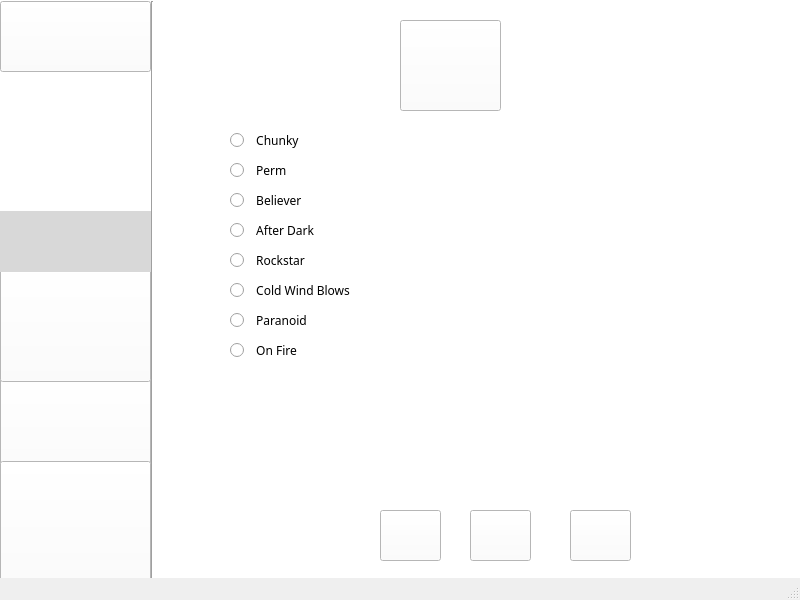
<?xml version="1.0" encoding="UTF-8"?>
<ui version="4.0">
 <class>MainWindow</class>
 <widget class="QMainWindow" name="MainWindow">
  <property name="geometry">
   <rect>
    <x>0</x>
    <y>0</y>
    <width>800</width>
    <height>600</height>
   </rect>
  </property>
  <property name="windowTitle">
   <string>MainWindow</string>
  </property>
  <widget class="QWidget" name="centralwidget">
   <widget class="QLabel" name="label">
    <property name="geometry">
     <rect>
      <x>0</x>
      <y>211</y>
      <width>151</width>
      <height>61</height>
     </rect>
    </property>
    <property name="font">
     <font>
      <family>Arial Rounded MT Bold</family>
      <pointsize>12</pointsize>
     </font>
    </property>
    <property name="styleSheet">
     <string notr="true">background-color: rgb(216, 216, 216);</string>
    </property>
    <property name="pixmap">
     <pixmap>../../WhatsApp Image 2020-05-10 at 8.41.24 PM (1).jpeg</pixmap>
    </property>
    <property name="scaledContents">
     <bool>true</bool>
    </property>
    <property name="wordWrap">
     <bool>true</bool>
    </property>
    <property name="openExternalLinks">
     <bool>true</bool>
    </property>
   </widget>
   <widget class="QLabel" name="label_3">
    <property name="geometry">
     <rect>
      <x>0</x>
      <y>-9</y>
      <width>801</width>
      <height>601</height>
     </rect>
    </property>
    <property name="styleSheet">
     <string notr="true">background-color: rgb(255, 255, 255);</string>
    </property>
    <property name="text">
     <string/>
    </property>
    <property name="pixmap">
     <pixmap>../../bg.jpeg</pixmap>
    </property>
    <property name="scaledContents">
     <bool>true</bool>
    </property>
   </widget>
   <widget class="QLabel" name="label_5">
    <property name="geometry">
     <rect>
      <x>0</x>
      <y>0</y>
      <width>151</width>
      <height>581</height>
     </rect>
    </property>
    <property name="styleSheet">
     <string notr="true">background-color: rgb(255, 255, 255);</string>
    </property>
    <property name="text">
     <string/>
    </property>
   </widget>
   <widget class="QPushButton" name="pushButton_5">
    <property name="geometry">
     <rect>
      <x>0</x>
      <y>371</y>
      <width>151</width>
      <height>111</height>
     </rect>
    </property>
    <property name="font">
     <font>
      <family>Arial Rounded MT Bold</family>
      <pointsize>11</pointsize>
     </font>
    </property>
    <property name="styleSheet">
     <string notr="true">background-color: rgb(255, 255, 255);</string>
    </property>
    <property name="text">
     <string/>
    </property>
    <property name="icon">
     <iconset>
      <normaloff>../../WhatsApp Image 2020-05-10 at 8.41.26 PM.jpeg</normaloff>../../WhatsApp Image 2020-05-10 at 8.41.26 PM.jpeg</iconset>
    </property>
    <property name="iconSize">
     <size>
      <width>200</width>
      <height>106</height>
     </size>
    </property>
   </widget>
   <widget class="QPushButton" name="pushButton_2">
    <property name="geometry">
     <rect>
      <x>0</x>
      <y>71</y>
      <width>151</width>
      <height>71</height>
     </rect>
    </property>
    <property name="mouseTracking">
     <bool>false</bool>
    </property>
    <property name="styleSheet">
     <string notr="true">background-color: rgb(85, 170, 255);</string>
    </property>
    <property name="text">
     <string/>
    </property>
    <property name="icon">
     <iconset>
      <normaloff>../../WhatsApp Image 2020-05-10 at 8.41.22 PM.jpeg</normaloff>../../WhatsApp Image 2020-05-10 at 8.41.22 PM.jpeg</iconset>
    </property>
    <property name="iconSize">
     <size>
      <width>150</width>
      <height>78</height>
     </size>
    </property>
    <property name="checkable">
     <bool>false</bool>
    </property>
    <property name="autoDefault">
     <bool>true</bool>
    </property>
    <property name="default">
     <bool>true</bool>
    </property>
    <property name="flat">
     <bool>true</bool>
    </property>
   </widget>
   <widget class="Line" name="line">
    <property name="geometry">
     <rect>
      <x>132</x>
      <y>1</y>
      <width>41</width>
      <height>591</height>
     </rect>
    </property>
    <property name="orientation">
     <enum>Qt::Vertical</enum>
    </property>
   </widget>
   <widget class="QPushButton" name="pushButton_6">
    <property name="geometry">
     <rect>
      <x>0</x>
      <y>461</y>
      <width>151</width>
      <height>131</height>
     </rect>
    </property>
    <property name="font">
     <font>
      <family>Arial Rounded MT Bold</family>
      <pointsize>11</pointsize>
     </font>
    </property>
    <property name="styleSheet">
     <string notr="true">background-color: rgb(255, 255, 255);</string>
    </property>
    <property name="text">
     <string/>
    </property>
    <property name="icon">
     <iconset>
      <normaloff>../../cy.jpeg</normaloff>../../cy.jpeg</iconset>
    </property>
    <property name="iconSize">
     <size>
      <width>220</width>
      <height>113</height>
     </size>
    </property>
   </widget>
   <widget class="QPushButton" name="pushButton_8">
    <property name="geometry">
     <rect>
      <x>0</x>
      <y>141</y>
      <width>151</width>
      <height>71</height>
     </rect>
    </property>
    <property name="font">
     <font>
      <pointsize>11</pointsize>
     </font>
    </property>
    <property name="text">
     <string/>
    </property>
    <property name="icon">
     <iconset>
      <normaloff>../../settings.jpeg</normaloff>../../settings.jpeg</iconset>
    </property>
    <property name="iconSize">
     <size>
      <width>150</width>
      <height>78</height>
     </size>
    </property>
    <property name="autoDefault">
     <bool>true</bool>
    </property>
    <property name="default">
     <bool>true</bool>
    </property>
    <property name="flat">
     <bool>true</bool>
    </property>
   </widget>
   <widget class="QPushButton" name="pushButton">
    <property name="geometry">
     <rect>
      <x>0</x>
      <y>1</y>
      <width>151</width>
      <height>71</height>
     </rect>
    </property>
    <property name="styleSheet">
     <string notr="true">background-color: rgb(255, 255, 255);</string>
    </property>
    <property name="text">
     <string/>
    </property>
    <property name="icon">
     <iconset>
      <normaloff>../../h.jpeg</normaloff>../../h.jpeg</iconset>
    </property>
    <property name="iconSize">
     <size>
      <width>150</width>
      <height>78</height>
     </size>
    </property>
    <property name="autoDefault">
     <bool>true</bool>
    </property>
    <property name="default">
     <bool>false</bool>
    </property>
   </widget>
   <widget class="QPushButton" name="pushButton_3">
    <property name="geometry">
     <rect>
      <x>0</x>
      <y>261</y>
      <width>151</width>
      <height>121</height>
     </rect>
    </property>
    <property name="font">
     <font>
      <family>Arial Rounded MT Bold</family>
      <pointsize>10</pointsize>
     </font>
    </property>
    <property name="styleSheet">
     <string notr="true">background-color: rgb(255, 255, 255);</string>
    </property>
    <property name="text">
     <string/>
    </property>
    <property name="icon">
     <iconset>
      <normaloff>../../WhatsApp Image 2020-05-10 at 8.41.23 PM (1).jpeg</normaloff>../../WhatsApp Image 2020-05-10 at 8.41.23 PM (1).jpeg</iconset>
    </property>
    <property name="iconSize">
     <size>
      <width>215</width>
      <height>106</height>
     </size>
    </property>
   </widget>
   <widget class="QRadioButton" name="radioButton_10">
    <property name="geometry">
     <rect>
      <x>230</x>
      <y>190</y>
      <width>361</width>
      <height>21</height>
     </rect>
    </property>
    <property name="font">
     <font>
      <family>Arial Rounded MT Bold</family>
      <pointsize>9</pointsize>
     </font>
    </property>
    <property name="text">
     <string>  Believer</string>
    </property>
   </widget>
   <widget class="QRadioButton" name="radioButton_4">
    <property name="geometry">
     <rect>
      <x>230</x>
      <y>310</y>
      <width>361</width>
      <height>21</height>
     </rect>
    </property>
    <property name="font">
     <font>
      <family>Arial Rounded MT Bold</family>
      <pointsize>9</pointsize>
     </font>
    </property>
    <property name="text">
     <string>  Paranoid</string>
    </property>
   </widget>
   <widget class="QPushButton" name="pushButton_14">
    <property name="geometry">
     <rect>
      <x>400</x>
      <y>20</y>
      <width>101</width>
      <height>91</height>
     </rect>
    </property>
    <property name="font">
     <font>
      <family>Arial Rounded MT Bold</family>
      <pointsize>16</pointsize>
     </font>
    </property>
    <property name="styleSheet">
     <string notr="true">background-color: rgb(255, 255, 255);</string>
    </property>
    <property name="text">
     <string/>
    </property>
    <property name="icon">
     <iconset>
      <normaloff>../../rock.jpeg</normaloff>../../rock.jpeg</iconset>
    </property>
    <property name="iconSize">
     <size>
      <width>150</width>
      <height>100</height>
     </size>
    </property>
   </widget>
   <widget class="QPushButton" name="pushButton_7">
    <property name="geometry">
     <rect>
      <x>470</x>
      <y>510</y>
      <width>61</width>
      <height>51</height>
     </rect>
    </property>
    <property name="styleSheet">
     <string notr="true">background-color: rgb(255, 255, 255);</string>
    </property>
    <property name="text">
     <string/>
    </property>
    <property name="icon">
     <iconset>
      <normaloff>../../pause.jpeg</normaloff>../../pause.jpeg</iconset>
    </property>
    <property name="iconSize">
     <size>
      <width>50</width>
      <height>60</height>
     </size>
    </property>
   </widget>
   <widget class="QRadioButton" name="radioButton_11">
    <property name="geometry">
     <rect>
      <x>230</x>
      <y>160</y>
      <width>361</width>
      <height>21</height>
     </rect>
    </property>
    <property name="font">
     <font>
      <family>Arial Rounded MT Bold</family>
      <pointsize>9</pointsize>
     </font>
    </property>
    <property name="text">
     <string>  Perm</string>
    </property>
   </widget>
   <widget class="QRadioButton" name="radioButton_5">
    <property name="geometry">
     <rect>
      <x>230</x>
      <y>340</y>
      <width>361</width>
      <height>21</height>
     </rect>
    </property>
    <property name="font">
     <font>
      <family>Arial Rounded MT Bold</family>
      <pointsize>9</pointsize>
     </font>
    </property>
    <property name="text">
     <string>  On Fire</string>
    </property>
   </widget>
   <widget class="QPushButton" name="pushButton_9">
    <property name="geometry">
     <rect>
      <x>570</x>
      <y>510</y>
      <width>61</width>
      <height>51</height>
     </rect>
    </property>
    <property name="styleSheet">
     <string notr="true">background-color: rgb(255, 255, 255);</string>
    </property>
    <property name="text">
     <string/>
    </property>
    <property name="icon">
     <iconset>
      <normaloff>../../pause.jpeg</normaloff>../../pause.jpeg</iconset>
    </property>
    <property name="iconSize">
     <size>
      <width>50</width>
      <height>60</height>
     </size>
    </property>
   </widget>
   <widget class="QLabel" name="label_2">
    <property name="geometry">
     <rect>
      <x>180</x>
      <y>120</y>
      <width>591</width>
      <height>371</height>
     </rect>
    </property>
    <property name="styleSheet">
     <string notr="true">background-color: rgb(43, 86, 129);
background-color: rgb(255, 255, 255);</string>
    </property>
    <property name="text">
     <string/>
    </property>
   </widget>
   <widget class="QRadioButton" name="radioButton_2">
    <property name="geometry">
     <rect>
      <x>230</x>
      <y>250</y>
      <width>361</width>
      <height>21</height>
     </rect>
    </property>
    <property name="font">
     <font>
      <family>Arial Rounded MT Bold</family>
      <pointsize>9</pointsize>
     </font>
    </property>
    <property name="text">
     <string>  Rockstar</string>
    </property>
   </widget>
   <widget class="QRadioButton" name="radioButton">
    <property name="geometry">
     <rect>
      <x>230</x>
      <y>220</y>
      <width>361</width>
      <height>21</height>
     </rect>
    </property>
    <property name="font">
     <font>
      <family>Arial Rounded MT Bold</family>
      <pointsize>9</pointsize>
     </font>
    </property>
    <property name="text">
     <string>  After Dark</string>
    </property>
   </widget>
   <widget class="QPushButton" name="pushButton_4">
    <property name="geometry">
     <rect>
      <x>380</x>
      <y>510</y>
      <width>61</width>
      <height>51</height>
     </rect>
    </property>
    <property name="styleSheet">
     <string notr="true">background-color: rgb(255, 255, 255);</string>
    </property>
    <property name="text">
     <string/>
    </property>
    <property name="icon">
     <iconset>
      <normaloff>../../play.jpeg</normaloff>../../play.jpeg</iconset>
    </property>
    <property name="iconSize">
     <size>
      <width>50</width>
      <height>50</height>
     </size>
    </property>
   </widget>
   <widget class="QRadioButton" name="radioButton_12">
    <property name="geometry">
     <rect>
      <x>230</x>
      <y>130</y>
      <width>361</width>
      <height>21</height>
     </rect>
    </property>
    <property name="font">
     <font>
      <family>Arial Rounded MT Bold</family>
      <pointsize>9</pointsize>
     </font>
    </property>
    <property name="text">
     <string>  Chunky</string>
    </property>
   </widget>
   <widget class="QRadioButton" name="radioButton_3">
    <property name="geometry">
     <rect>
      <x>230</x>
      <y>280</y>
      <width>361</width>
      <height>21</height>
     </rect>
    </property>
    <property name="font">
     <font>
      <family>Arial Rounded MT Bold</family>
      <pointsize>9</pointsize>
     </font>
    </property>
    <property name="text">
     <string>  Cold Wind Blows</string>
    </property>
   </widget>
   <zorder>label_3</zorder>
   <zorder>label_5</zorder>
   <zorder>label_2</zorder>
   <zorder>pushButton_5</zorder>
   <zorder>pushButton_2</zorder>
   <zorder>line</zorder>
   <zorder>pushButton_6</zorder>
   <zorder>pushButton_8</zorder>
   <zorder>pushButton</zorder>
   <zorder>pushButton_3</zorder>
   <zorder>radioButton_10</zorder>
   <zorder>radioButton_4</zorder>
   <zorder>pushButton_14</zorder>
   <zorder>pushButton_7</zorder>
   <zorder>radioButton_11</zorder>
   <zorder>radioButton_5</zorder>
   <zorder>pushButton_9</zorder>
   <zorder>radioButton_2</zorder>
   <zorder>radioButton</zorder>
   <zorder>pushButton_4</zorder>
   <zorder>radioButton_12</zorder>
   <zorder>radioButton_3</zorder>
   <zorder>label</zorder>
  </widget>
  <widget class="QMenuBar" name="menubar">
   <property name="geometry">
    <rect>
     <x>0</x>
     <y>0</y>
     <width>800</width>
     <height>26</height>
    </rect>
   </property>
  </widget>
  <widget class="QStatusBar" name="statusbar"/>
 </widget>
 <resources/>
 <connections/>
</ui>
